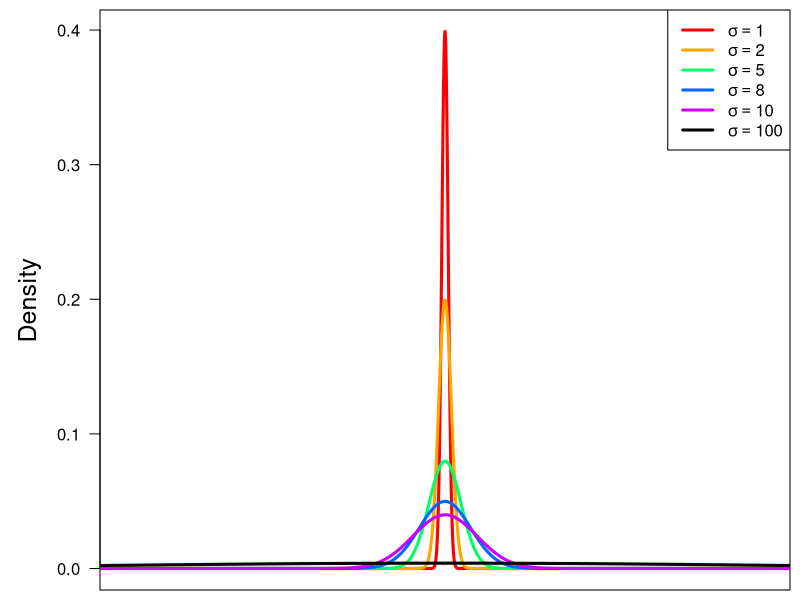
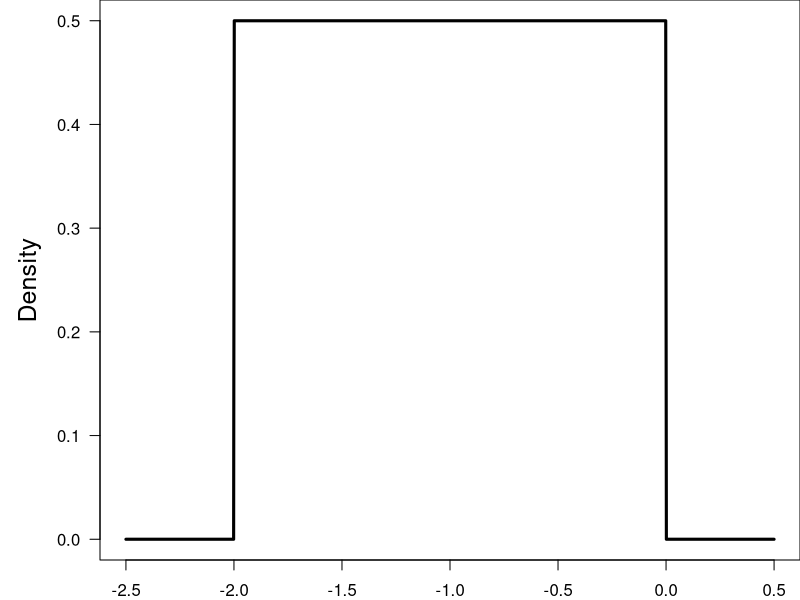
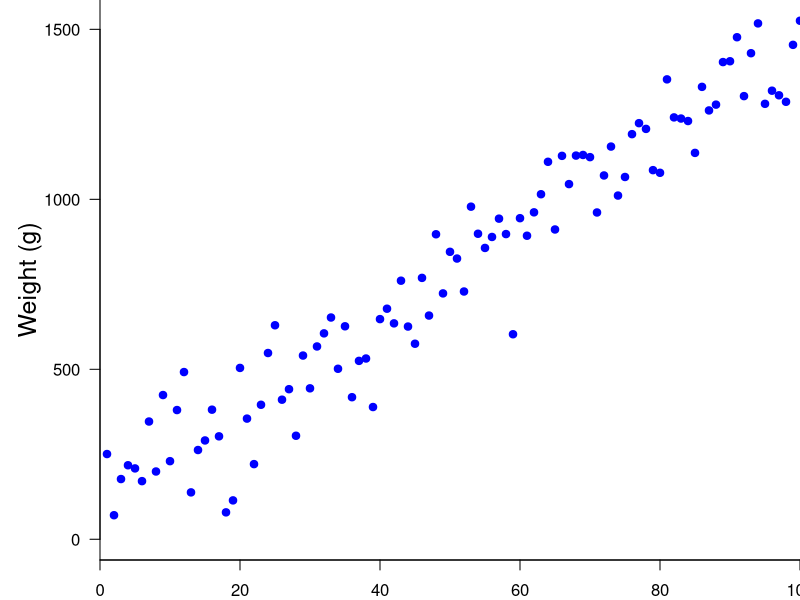
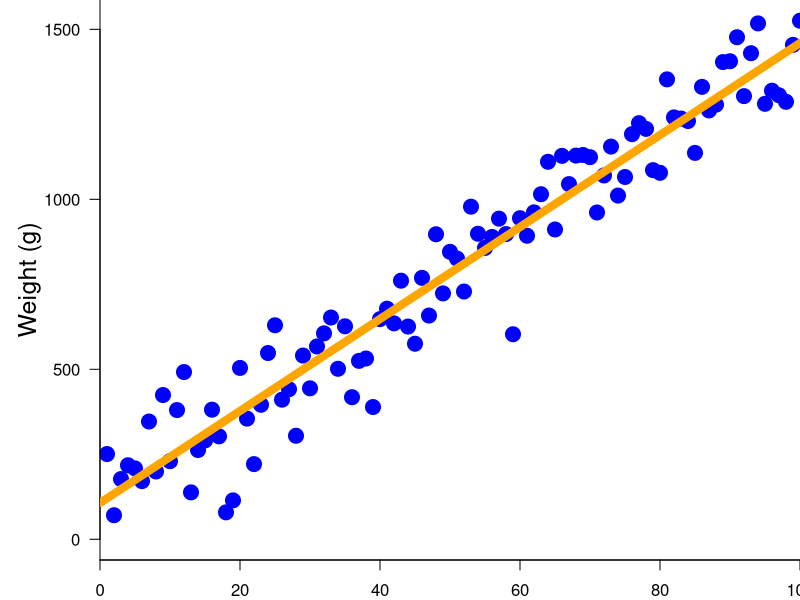
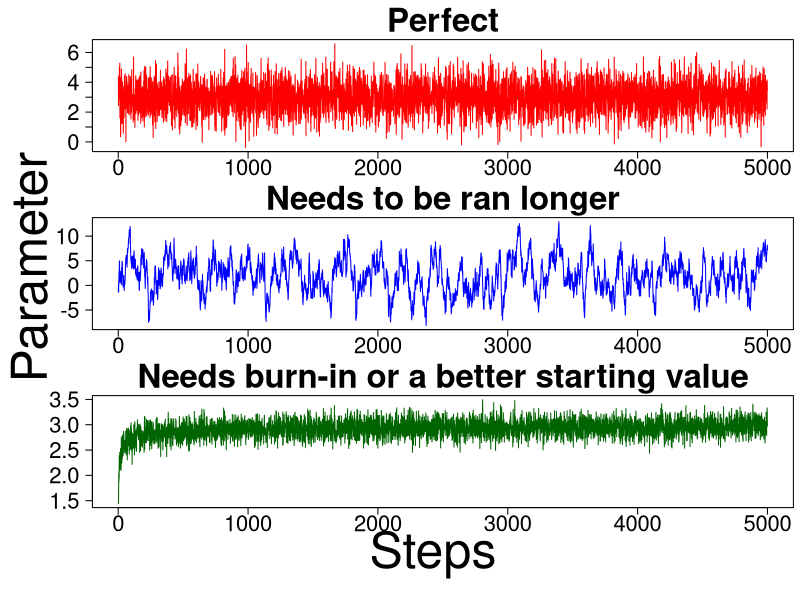
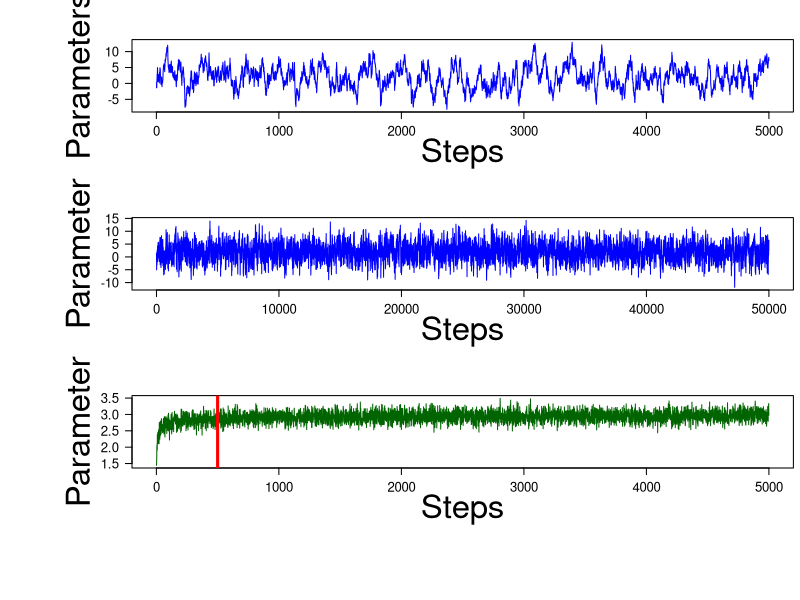
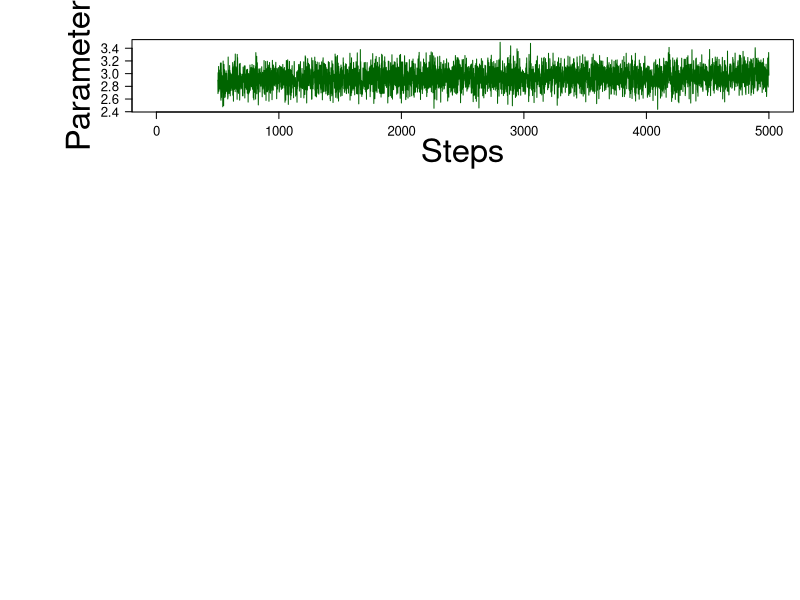

The R source for these figures, in order:
## ---- chunk 1
par(mar=c(0.5,5,0.5,0.5))
couleur<-rainbow(5)
curve(dnorm, -100, 100, n = 10000, col = couleur[1], xaxt = "n",
      xlab = "", ylab = "Density", las = 1, cex.lab=1.5, lwd = 3)
curve(dnorm(x,mean = 0, sd = 2), -1000, 1000, add=TRUE,
      n=10000, col="orange", lwd = 3)
curve(dnorm(x,mean = 0, sd = 5), -1000, 1000, add=TRUE,
      n=10000,col=couleur[3], lwd = 3)
curve(dnorm(x,mean = 0, sd = 8), -1000, 1000, add=TRUE,
      n=10000,col=couleur[4], lwd = 3)
curve(dnorm(x,mean = 0, sd = 10), -1000, 1000, add=TRUE,
      n=10000,col=couleur[5], lwd = 3)
curve(dnorm(x,mean = 0, sd = 100), -1000, 1000, add=TRUE,
      n=10000, lwd = 3)
legend("topright",legend=c(expression(sigma==1),
                           expression(sigma==2),
                           expression(sigma==5),
                           expression(sigma==8),
                           expression(sigma==10),
                           expression(sigma==100)),col=c(couleur[1],
                                                   "orange",
                                                   couleur[3:5],
                                                   "black"),
       lty=1, lwd=3)
## ---- chunk 2
par(mar=c(2,5,0,0))
curve(dunif(x,min = -2, max = 0), n=1000, -2.5, 0.5, xlab = "",
      ylab = "Density", las = 1, cex.lab=1.5, lwd = 3)
## ---- chunk 3
set.seed(42)
x <- 1:100
#x <- seq(0.25, 1.36, length = 40)
y <- rnorm(length(x), 100 + x * 13.6, sd = 100)

plot(x,y,
     bty ="L",
     las = 1,
     xlab = "Days",
     ylab = "Weight (g)",
     pch = 19, 
     col = " blue",
     xaxs = "i",
     xlim = c(0,100),
     ylim = range(0,y),
     cex.lab = 1.5)

reg <- lm(y ~ x)
## ---- chunk 4
plot(x,y,
     bty ="L",
     las = 1,
     xlab = "Days",
     ylab = "Weight (g)",
     pch = 19, 
     col = " blue",
     xaxs = "i",
     xlim = c(0,100),
     ylim = range(0,y),
     cex.lab = 1.5,
     cex = 2)

abline(reg = reg, col = "orange", lwd = 8)
## ---- chunk 5
set.seed(42) # The answer !
par(mfrow=c(3,1),mar=c(2,2,3,0.5),oma=c(5,5,0,0))

perfect <- rnorm(5000,mean=3)
plot(perfect,type="l", ylab="",xlab="",las=1,cex.axis=2, col= "red")
title("Perfect",cex.main=3)

auto <- as.vector(arima.sim(n=5000,list(ar=c(0.95)),mean=0.1))
plot(auto,type="l", ylab="",xlab="",las=1,cex.axis=2, col= "blue")
title("Needs to be ran longer",cex.main=3)

burn <- 3/(1+(1:5000)^(-0.5))+rnorm(5000,sd=0.15)
plot(burn,type="l", ylab="",xlab="",las=1,cex.axis=2, col= "darkgreen")
title("Needs burn-in or a better starting value",cex.main=3)

mtext("Steps",side=1,cex=3,outer=TRUE,line=1.75)
mtext("Parameter",side=2,cex=3,outer=TRUE,line=1.25)
## ---- chunk 6
set.seed(42) # The answer !
par(mar=c(5,5,3,0.5))

plot(auto, type = "l", xlab = "Steps",  ylab = "Parameters", 
     las=1, cex.axis = 1.2, cex.lab = 3, col= "blue")
## ---- chunk 7
par(mar=c(5,5,3,0.5))

autoLong <- as.vector(arima.sim(n=50000,list(ar=c(0.95)),mean=0.1))
plot(autoLong, type = "l", xlab = "Steps", 
     ylab = "Parameter", las = 1, cex.axis = 1.2, cex.lab = 3, 
     col = "blue")
#plot(autoLong[seq(10,50000,by=10)], type = "l", xlab = "Steps", 
#     ylab = "Parameter", las = 1, cex.axis = 1.2, cex.lab = 3, 
#     col = "blue")
## ---- chunk 8
par(mar=c(5,5,3,0.5))

plot(burn, type = "l", xlab = "Steps",  ylab = "Parameter", 
     las=1, cex.axis = 1.2, cex.lab = 3, col= "darkgreen")

abline(v=500,col="red",lwd=3)
## ---- chunk 9
par(mar=c(5,5,3,0.5))

burnin<-burn
burnin[1:500]<-NA

plot(burnin, type = "l", xlab = "Steps",
     ylab = "Parameter", las=1, cex.axis = 1.2, cex.lab = 3, 
     col= "darkgreen")
